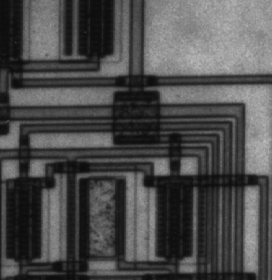
#> input picture Lab05_Edge_Detection_STD/circuit.tif, 272 x 280 px
$ jupyter execute Lab_Edge_Detection_STD.ipynb   (shell and % lines are left out)
#> lines starting #> are read from the running program, lines starting #| are printed output that depends on the picture
### Lab05_Edge_Detection_STD/commonfunctions.py


import skimage.io as io
import matplotlib.pyplot as plt
import numpy as np
from skimage.exposure import histogram
from matplotlib.pyplot import bar
from skimage.color import rgb2gray,rgb2hsv

# Convolution:
from scipy.signal import convolve2d
from scipy import fftpack
import math

from skimage.util import random_noise
from skimage.filters import median
from skimage.feature import canny


# Edges
from skimage.filters import sobel_h, sobel, sobel_v,roberts, prewitt

# Show the figures / plots inside the notebook
def show_images(images,titles=None):
    #This function is used to show image(s) with titles by sending an array of images and an array of associated titles.
    # images[0] will be drawn with the title titles[0] if exists
    # You aren't required to understand this function, use it as-is.
    n_ims = len(images)
    if titles is None: titles = ['(%d)' % i for i in range(1,n_ims + 1)]
    fig = plt.figure()
    n = 1
    for image,title in zip(images,titles):
        a = fig.add_subplot(1,n_ims,n)
        if image.ndim == 2:
            plt.gray()
        plt.imshow(image)
        a.set_title(title)
        n += 1
    fig.set_size_inches(np.array(fig.get_size_inches()) * n_ims)
    plt.show()


# [6 lines left out: function showHist, not called in this run]

### Lab05_Edge_Detection_STD/Lab_Edge_Detection_STD.ipynb
# Lab 4 - part2
### Edge Detection

https://github.com/scikit-image/scikit-image/blob/master/skimage/filters/edges.py

http://scikit-image.org/docs/0.11.x/auto_examples/plot_edge_filter.html

http://scikit-image.org/docs/dev/auto_examples/edges/plot_canny.html

[cell 1]
from commonfunctions import *
from scipy.ndimage import gaussian_filter,laplace

[cell 2]
'''
1. Built-in Sobel, Prewill, Roberts, Canny
2. Custom Sobel (V-H-Both)
3. Custom LoG
'''

[cell 3]
# 1. Built-in Sobel, Prewill, Roberts, Canny

img =io.imread('circuit.tif')
#> img is the input picture: shape (280, 272); min 12, max 191, mean 76.3

robertImage=roberts(img)
# prewittImage=robertImage.copy()
prewittImage=prewitt(img)
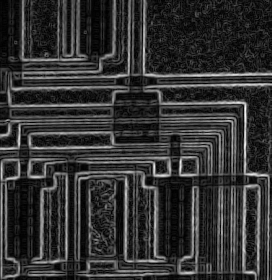
#> prewittImage: shape (280, 272) float64; min 0, max 0.224, mean 0.0444; drawn with min black and max white
sobelImage=sobel(img)
sobelHImage=sobel_h(img)
sobelVImage=sobel_v(img)
sobelCustom=np.sqrt(np.square(sobelHImage)+np.square(sobelVImage))
cannyImage=canny(img,sigma=3,low_threshold=10,high_threshold=40)
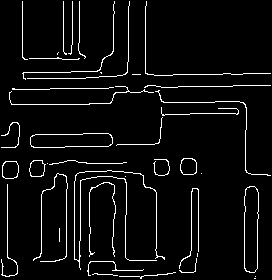
#> cannyImage: shape (280, 272) bool; 5.1% white in thin lines or dots
show_images([img,robertImage,prewittImage,sobelImage,sobelHImage,sobelVImage,sobelCustom,cannyImage],['original','robert','prewitt','sobel','sobel_H','sobel_V','sobelCustom','canny'])
#> in show_images, `n_ims = len(images)`: n_ims = 8
#> the loop in show_images, `for image,title in zip(images,titles):` made 8 passes
#> title on passes 1 to 8: 'original', 'robert', 'prewitt', 'sobel', 'sobel_H', 'sobel_V', 'sobelCustom', 'canny'
#> after the loop in show_images, `for image,title in zip(images,titles):`: n = 9

[cell 4]
# 3. Custom LoG
# 2. Custom Sobel (V-H-Both)
def CUST_SOBEL(img):
    hy=np.array(
    [[-1,0,1],
    [-2,0,2],
    [-1,0,1]])

    hx=np.array(
    [[-1,-2,-1],
    [0,0,0],
    [1,2,1]])

    twod=np.pad(img,1)#to pad the input mode='edge'
     #     sizey=twod.shape[0] #get y size
     #     sizex=twod.shape[1] #get x size

    imageofx=np.zeros((img.shape[0],img.shape[1]))
    imageofy=np.zeros((img.shape[0],img.shape[1]))


    for x in range(len(twod)):

        if(x==twod.shape[0]-2):
            break
        for y in range(len(twod[0])):
            if(y==twod.shape[1]-2):
              break
            window=np.zeros((3,3))
            window[0]=twod[x][y:y+3]
            window[1]=twod[x+1][y:y+3]
            window[2]=twod[x+2][y:y+3]
            window_x=window*hx
            window_y=window*hy
            imageofx[x][y]=np.sum(window_x)
            imageofy[x][y]=np.sum(window_y)
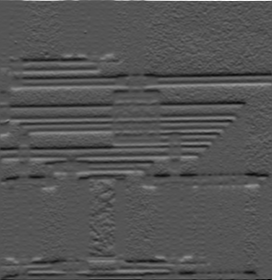
#> imageofx: shape (280, 272) float64; min -340, max 681, mean -0.9; drawn with min black and max white
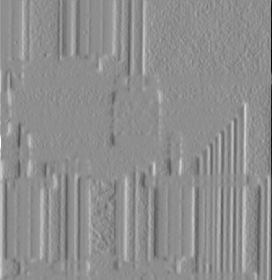
#> imageofy: shape (280, 272) float64; min -659, max 523, mean 1.1; drawn with min black and max white


    imagenew=np.sqrt(np.square(imageofx)+np.square(imageofy))
    imagenew[imagenew<80]=0
    return imagenew


img=io.imread('circuit.tif')
sut=CUST_SOBEL(img)


show_images([sut],['custom sobel'])
#> the loop in show_images (call 2), `for image,title in zip(images,titles):` made 1 pass
#> (title, n) on pass 1: ('custom sobel', 2)

[cell 5]
# 3. Custom LoG
# 2. Custom Sobel (V-H-Both)
from scipy.signal import convolve2d
def CUST_SOBEL(img):
    hy=np.array(
    [[-1,0,1],
    [-2,0,2],
    [-1,0,1]])

    hx=np.array(
    [[-1,-2,-1],
    [0,0,0],
    [1,2,1]])

    imageofx=convolve2d(img,hy)
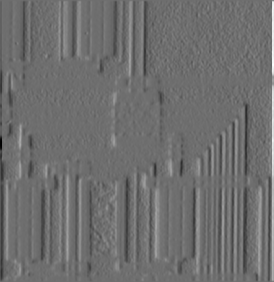
#> imageofx: shape (282, 274) int64; min -523, max 681, mean 0; drawn with min black and max white
    imageofy=convolve2d(img,hx)
#> imageofy: shape (282, 274) int64
#     print(imageofx)
#     print(imageofy)

    imagenew=np.sqrt(np.square(imageofx)+np.square(imageofy))
#> imagenew: shape (282, 274) float64
    imagenew[imagenew<80]=0
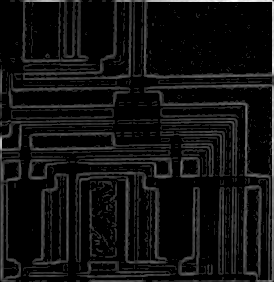
#> imagenew: shape (282, 274) float64; min 0, max 681, mean 46.2; drawn with min black and max white

#     print(imagenew)
#     imagenew[imagenew<150]=0
    return imagenew


img=io.imread('circuit.tif')
sut=CUST_SOBEL(img)
# sut2=sut.copy()
# sut2[sut2<80]=0


show_images([img,sut],['origenal image','custom sobel'])

[cell 6]
# 3. Custom LoG
# 2. Custom Sobel (V-H-Both)
from skimage.filters import gaussian
def LOG(clean):
    f2=np.array(
    [[0,1,0],
    [1,-4,1],
    [0,1,0]])

    f1=np.array(
    [[-1,-1,-1],
    [-1,8,-1],
    [-1,-1,-1]])


    img=gaussian(clean, sigma=1.2,mode='nearest', cval=0, preserve_range=False, truncate=4.0)
    twod=np.pad(img,1)#to pad the input mode='edge'
     #     sizey=twod.shape[0] #get y size
     #     sizex=twod.shape[1] #get x size

    imageF1=np.zeros((img.shape[0],img.shape[1]))
    imageF2=np.zeros((img.shape[0],img.shape[1]))

    for x in range(len(twod)):

        if(x==twod.shape[0]-2):
            break
        for y in range(len(twod[0])):
            if(y==twod.shape[1]-2):
                break
            window=np.zeros((3,3))
#             window[0]=twod[x,y:y+3]
#             window[1]=twod[x+1,y:y+3]
#             window[2]=twod[x+2,y:y+3]
            window=twod[x:x+3,y:y+3]
            window_x=window*f1
            window_y=window*f2
            imageF1[x][y]=np.sum(window_x)
            imageF2[x][y]=np.sum(window_y)
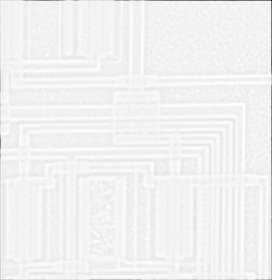
#> imageF2: shape (280, 272) float64; min -1.13, max 0.0574, mean -0.00403; drawn with min black and max white


#      imagenew=np.sqrt(np.square(imageofx)+np.square(imageofy))
#     imageF1Thres=imageF1
    #imageF1Thres[imageF1<1]=0
#     imageF2Thres=imageF2
#     imageF2Thres[imageF2<10]=0

#     imageF1=imageF1>0
#     imageF2=imageF2>0
#     imageF1[imageF1<0.031]=0
#     imageF2[imageF2<0.031]=0

    return imageF1,imageF2


img=io.imread('circuit.tif')
sut,sut2=LOG(img)

# [8 lines of commented-out code are left out]
show_images([sut,sut2],['f1 log','f2 log'])

[cell 7]
# 3. Custom LoG
# 2. Custom Sobel (V-H-Both)
thresh=20
from skimage.filters import gaussian,laplace
def LOG(img):
    f2=np.array(
    [[0,1,0],
    [1,-4,1],
    [0,1,0]])

    f1=np.array(
    [[-1,-1,-1],
    [-1,8,-1],
    [-1,-1,-1]])
    clean=img.copy()
    clean=gaussian_filter(clean, sigma=.4)
#     clean =
    imageF1=convolve2d(clean,f1)
#> imageF1: shape (282, 274) int64
    imageF2=convolve2d(clean,f2)
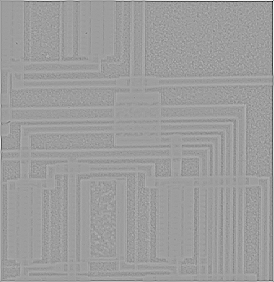
#> imageF2: shape (282, 274) int64; min -276, max 171, mean 0; drawn with min black and max white
    print(imageF1)
#> (printed output is left out)
    show_images([img,imageF1,imageF2],['original','LOG 8','LOG 4'])

    imageF1[imageF1<=thresh]=0
    imageF1[imageF1>thresh]=255
#> imageF1: shape (282, 274) int64; 23.9% white in thin lines or dots

    imageF2[imageF2<=thresh]=0
#> imageF2: shape (282, 274) int64; 144 distinct labels, from 0 to 171
    imageF2[imageF2>thresh]=255
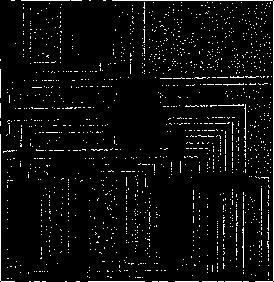
#> imageF2: shape (282, 274) int64; 4.9% white in thin lines or dots

    show_images([img,imageF1*255,imageF2*255],['original','LOG 8','LOG 4'])
#> the loop in show_images (call 6), `for image,title in zip(images,titles):` made 3 passes
#> title on passes 1 to 3: 'original', 'LOG 8', 'LOG 4'
#> after the loop in show_images (call 6), `for image,title in zip(images,titles):`: n = 4
#> in show_images (call 6), `plt.show()`:
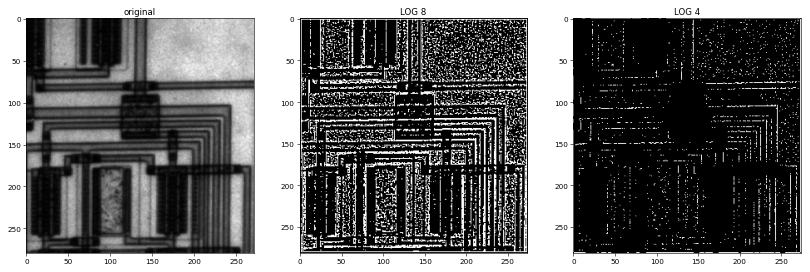
#> figure drawn by matplotlib, 3 panels

    return imageF1 ,imageF2


img=io.imread('circuit.tif')
sut,sut2=LOG(img)
# show_images([img,sut,sut2],['original','LOG 8','LOG 4'])
